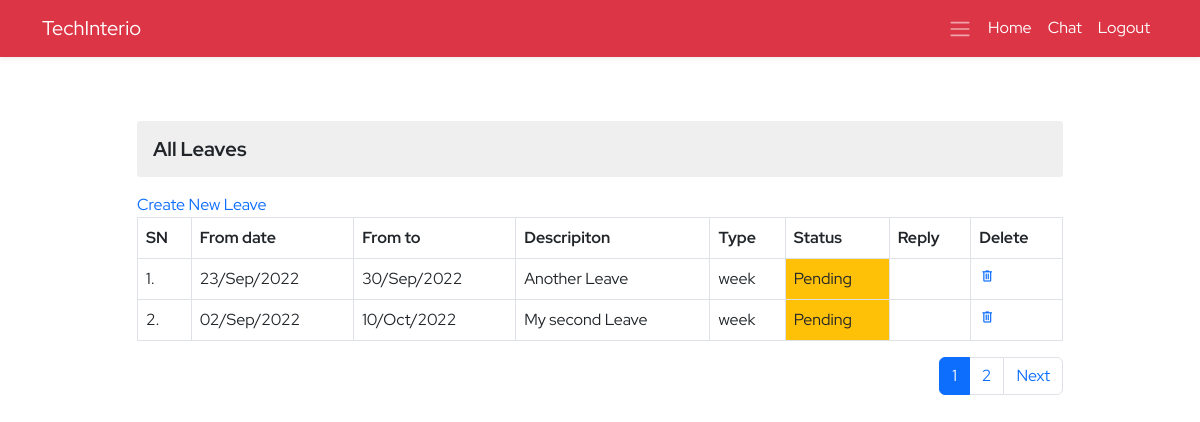
The page /ems/all-leaves/ (signed in) on the database as committed earlier.
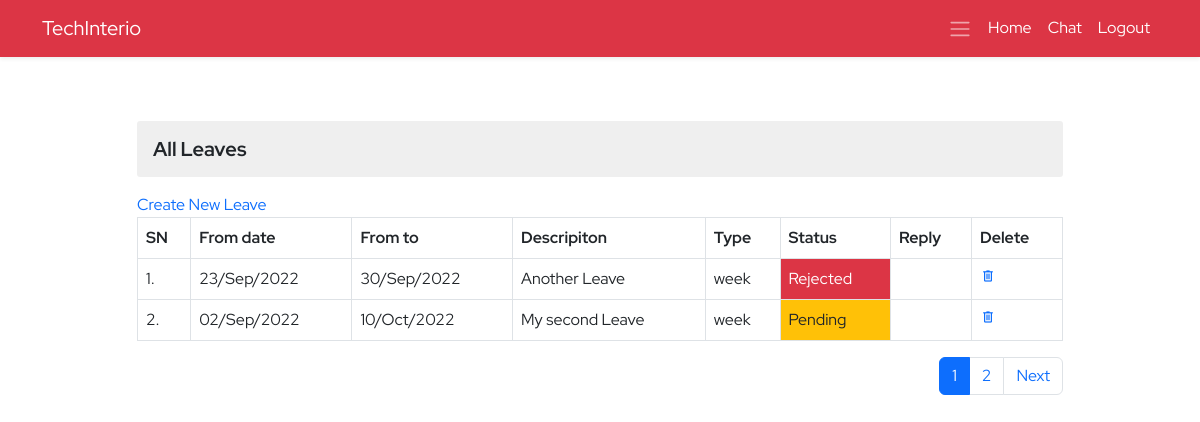
The same page on the database as committed later.
### ems/models.py (models this page shows, shortened)
class Leave(models.Model):
    employee=models.ForeignKey(Employee,on_delete=models.CASCADE)
    date_from=models.DateField()
    date_to=models.DateField()
    description=models.CharField(max_length=150)
    type=models.CharField(max_length=70)
    reply=models.CharField(max_length=100,null=True,blank=True)
    status=models.CharField(max_length=20)

### ems/views.py (the view)
# urls.py: path('all-leaves/',allLeaves,name='all-leaves'),
def allLeaves(request):
    context={}
    try:
        if not request.user.is_superuser:
            profile_obj=Employee.objects.get(user=request.user)
            context['profile']=profile_obj
            emp_obj=Employee.objects.get(user=request.user)
            leaves=Leave.objects.filter(employee=emp_obj).order_by('-id')
            paginator=Paginator(leaves,2)
            page_no=request.GET.get('page')
            total_pages=paginator.page_range
            leavespages=paginator.get_page(page_no)
            context['leaves']=leavespages
            context['pages']=total_pages
        else:
            return redirect('ems:ems')
    except Exception as e:
        print('All leaves Exception : ',e)
    return render(request,'ems/all_leaves.html',context)

### ems/models.py (called while the page is built)
    @property
    def imageURL(self):
        try:
            url=self.avtar.url
        except:
            url=''
        return url

### ems/templates/ems/all_leaves.html (shortened to what this page needs)
{% extends './base.html' %}
{% block body %}
<section>
    <div class="container">
        <div class="row d-flex justify-content-center">
            <div class="col-lg-10 col-12 my-5">
                <h3 class="my-3 derpartment-title">All Leaves</h3>
                <a href="{% url 'ems:leave-create' %}" class="mb-2">Create New Leave</a>
                <table class="table table-bordered">
                    <tr>
                        <th>SN</th>
                        <th>From date</th>
                        <th>From to</th>
                        <th>Descripiton</th>
                        <th>Type</th>
                        <th>Status</th>
                        <th>Reply</th>
                        <th>Delete</th>
                    </tr>
                    {% for leave in leaves %}
                    <tr class="my-4">
                        <td>{{forloop.counter}}.</td>
                        <td>{{leave.date_from | date:'d/M/Y'}}</td>
                        <td>{{leave.date_to | date:'d/M/Y'}}</td>
                        <td>{{leave.description}}</td>
                        <td>{{leave.type}}</td>
                        {% if leave.status == 'Pending' %}
                        <td class="bg-warning text-dark">{{leave.status}}</td>
                        {% elif leave.status == 'Rejected' %}
                        <td class="bg-danger text-white">{{leave.status}}</td>
                        {% else %}
                        <td class="text-white bg-success">{{leave.status}}</td>
                        {% endif %}
                        {% if leave.reply == None %}
                        <td></td>
                        {% else %}
                        <td>{{leave.reply}}</td>
                        {% endif %}
                        {% if leave.status == 'Accepted' %}
                        <td>
                            <span class="delete disabled text-muted cursor-pointer"><span class="material-symbols-outlined">
                                delete
                            </span></span>
                        </td>
                        {% else %}
                        <td><a href="{% url 'ems:leave-delete' leave.id %}" class="delete"><span class="material-symbols-outlined">
                        </span></a></td>
                        {% endif %}
                    </tr>
                    {% endfor %}
                </table>
                <nav aria-label="Page navigation example">
                    <ul class="pagination justify-content-end">
                        {% if pages %}
                        {% for p in pages %}
                        {% if p == leaves.number %}
                        <li class="page-item active" aria-current="page"><a class="page-link "
                                href="?page={{p}}">{{p}}</a></li>
                        {% else %}
                        <li class="page-item "><a class="page-link" href="?page={{p}}">{{p}}</a></li>
                        {% endif %}
                        {% endfor %}
                        {% endif %}
                        {% if leaves.has_next %}
                        <li class="page-item">
                            <a class="page-link" href="?page={{leaves.next_page_number}}">Next</a>
                        </li>
                        {% endif %}
                    </ul>
                </nav>
            </div>
        </div>
    </div>
</section>
{% endblock body %}

Rows that differ between the two databases and show on the page:
changed Leave "Another Leave": reply empty → empty (drawn); status "Pending" → "Rejected"
